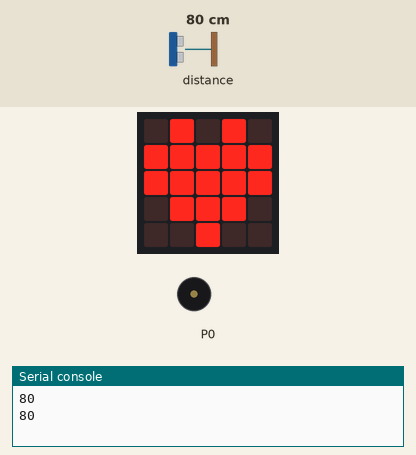
A program run on a simulated BBC micro:bit (MakeCode). On the bench: the board's 5×5 LED display, buzzer (waves = sounding), the last lines printed to the serial console. The test bench sets the inputs (shaded band); at power-on: distance to the obstacle 80 cm.

Above: at 1.2 s.
1.3 s: distance to the obstacle set to 11 cm
3.0 s: distance to the obstacle set to 8 cm
At 4.4 s:
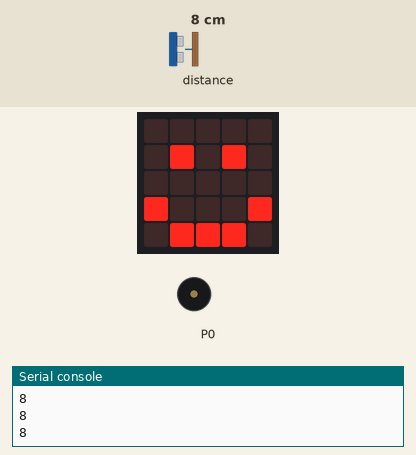
5.1 s: distance to the obstacle set to 18 cm
At 6.28 s:
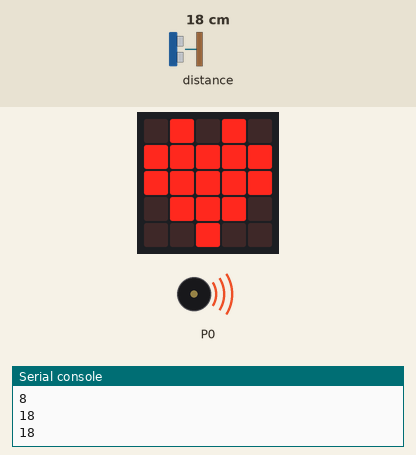
7.2 s: distance to the obstacle set to 2 cm
At 7.75 s:
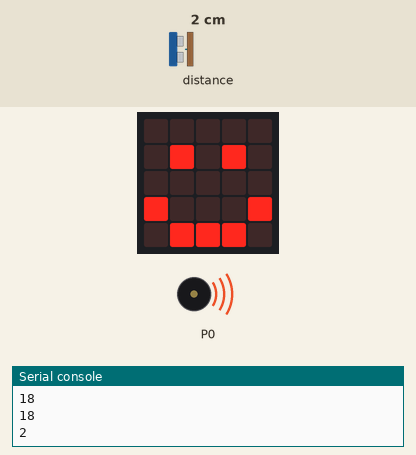
Timing chart, 0 to 10.6 s (numbered marks = the images above; inputs shaded):
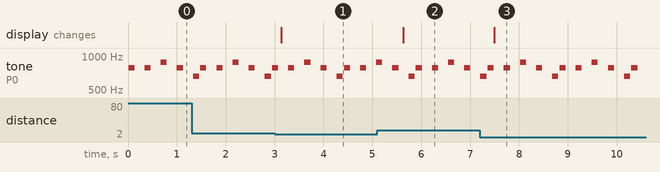

Measured:
- the behaviour switches between 10 and 9 cm on distance to the obstacle (found by bisection; images 0 and 1)
- after the input at 3.0 s, the display: changes after 0.14 s (image 1)
- after the input at 5.1 s, the display: changes after 0.53 s (image 2)
- after the input at 7.2 s, the display: changes after 0.30 s (image 3)
- by itself, tone on P0: repeats every 1.5 s: silent 0.03 s, 2 × (784 Hz 0.13 s, silent 0.21 s), 880 Hz 0.13 s, silent 0.21 s, 784 Hz 0.13 s, silent 0.21 s, 659 Hz 0.13 s

The program:

main.ts
```typescript
music.setVolume(127)
basic.forever(function () {
    serial.writeLine("" + (sonar.ping(
    DigitalPin.P1,
    DigitalPin.P2,
    PingUnit.Centimeters
    )))
    if (sonar.ping(
    DigitalPin.P1,
    DigitalPin.P2,
    PingUnit.Centimeters
    ) < 10) {
        basic.showIcon(IconNames.Happy)
    } else {
        basic.showIcon(IconNames.Heart)
    }
})
basic.forever(function () {
    music.playTone(784, music.beat(BeatFraction.Quarter))
    basic.pause(200)
    music.playTone(784, music.beat(BeatFraction.Quarter))
    basic.pause(200)
    music.playTone(880, music.beat(BeatFraction.Quarter))
    basic.pause(200)
    music.playTone(784, music.beat(BeatFraction.Quarter))
    basic.pause(200)
    music.playTone(659, music.beat(BeatFraction.Quarter))
})
basic.forever(function () {

})
```

test.ts
```typescript
// 在這裡測試；當此封包作為擴充功能時，將不會編譯此內容。
```
